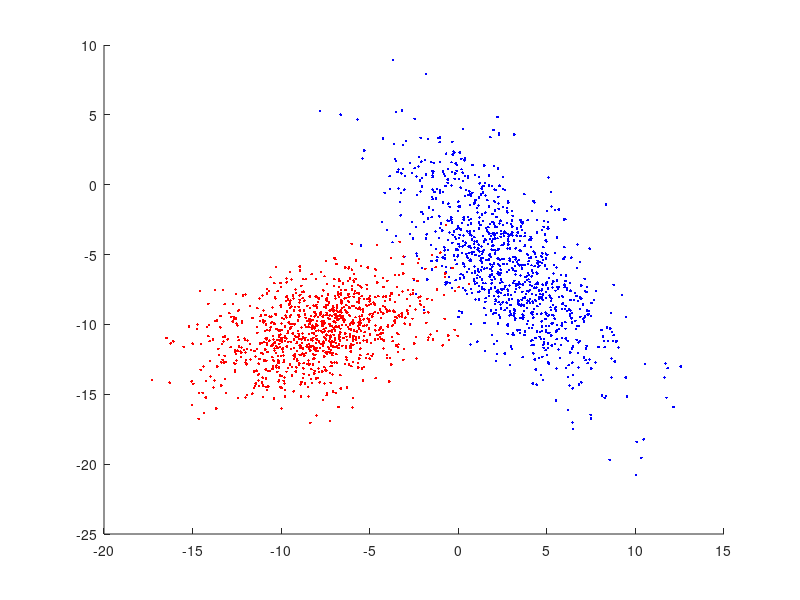

MATLAB code to generate this figure:
clear
clc
close all
N =1000;
figure(1)
hold on
x = randn(N,1)*3+3;
y = randn(N,1)*3-3-x;
plot(x,y,'b.')
x = randn(N,1)*3-8;
y = randn(N,1)*2-8+0.3*x;
plot(x,y,'r.')
hold off